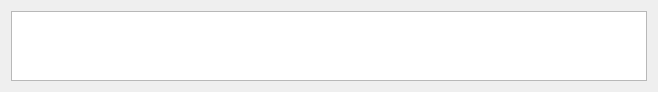
<?xml version="1.0" encoding="UTF-8"?>
<ui version="4.0">
 <class>AssetSelector</class>
 <widget class="QWidget" name="AssetSelector">
  <property name="geometry">
   <rect>
    <x>0</x>
    <y>0</y>
    <width>658</width>
    <height>92</height>
   </rect>
  </property>
  <property name="minimumSize">
   <size>
    <width>0</width>
    <height>64</height>
   </size>
  </property>
  <property name="windowTitle">
   <string>Form</string>
  </property>
  <layout class="QVBoxLayout" name="verticalLayout">
   <item>
    <widget class="QTreeView" name="fsTree"/>
   </item>
  </layout>
 </widget>
 <resources/>
 <connections/>
</ui>
